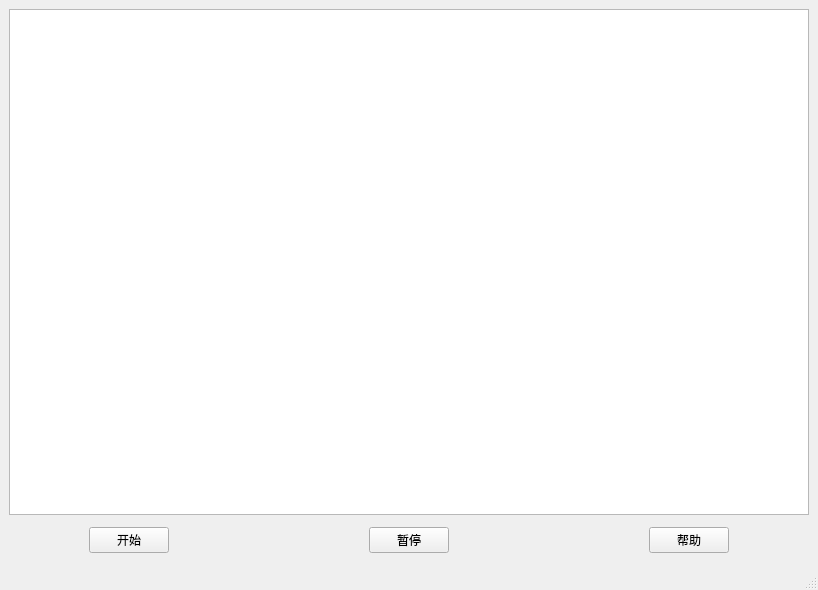
<?xml version="1.0" encoding="UTF-8"?>
<ui version="4.0">
 <class>MainWindow</class>
 <widget class="QMainWindow" name="MainWindow">
  <property name="geometry">
   <rect>
    <x>0</x>
    <y>0</y>
    <width>805</width>
    <height>590</height>
   </rect>
  </property>
  <property name="windowTitle">
   <string>MainWindow</string>
  </property>
  <widget class="QWidget" name="centralwidget">
   <layout class="QGridLayout" name="gridLayout_3">
    <item row="0" column="0">
     <layout class="QGridLayout" name="gridLayout_2">
      <item row="0" column="0">
       <widget class="QGraphicsView" name="graphicsView_2"/>
      </item>
      <item row="2" column="0">
       <layout class="QHBoxLayout" name="horizontalLayout_2">
        <property name="spacing">
         <number>200</number>
        </property>
        <property name="leftMargin">
         <number>80</number>
        </property>
        <property name="topMargin">
         <number>6</number>
        </property>
        <property name="rightMargin">
         <number>80</number>
        </property>
        <property name="bottomMargin">
         <number>6</number>
        </property>
        <item>
         <widget class="QPushButton" name="pushButton_4">
          <property name="text">
           <string>开始</string>
          </property>
         </widget>
        </item>
        <item>
         <widget class="QPushButton" name="pushButton_5">
          <property name="text">
           <string>暂停</string>
          </property>
         </widget>
        </item>
        <item>
         <widget class="QPushButton" name="pushButton_6">
          <property name="text">
           <string>帮助</string>
          </property>
         </widget>
        </item>
       </layout>
      </item>
     </layout>
    </item>
   </layout>
  </widget>
  <widget class="QMenuBar" name="menubar">
   <property name="geometry">
    <rect>
     <x>0</x>
     <y>0</y>
     <width>805</width>
     <height>23</height>
    </rect>
   </property>
  </widget>
  <widget class="QStatusBar" name="statusbar"/>
 </widget>
 <resources/>
 <connections/>
</ui>
